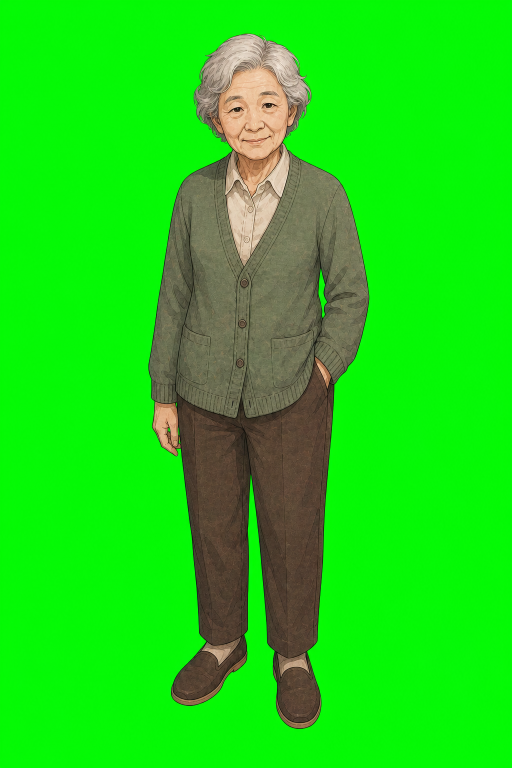
#> input picture assets-source/art/characters/character_xiulan_old_idle_down_v01_chromakey.png, 1024 x 1536 px (shown at 1/2 size)
$ python prepare_environment_asset.py --input ../assets-source/art/characters/character_xiulan_old_idle_down_v01_chromakey.png --output out.png
#> lines starting #> are read from the running program, lines starting #| are printed output that depends on the picture
#> in main, source is the input picture: PIL image 1024x1536 RGB; mean R, G, B 30, 213.1, 22.2
"""Prepare a generated environment background for the fixed Phaser canvas."""

from __future__ import annotations

import argparse
from pathlib import Path

from PIL import Image


def parse_args() -> argparse.Namespace:
    parser = argparse.ArgumentParser()
    parser.add_argument("--input", required=True, type=Path)
    parser.add_argument("--output", required=True, type=Path)
    parser.add_argument("--width", type=int, default=1280)
    parser.add_argument("--height", type=int, default=720)
    return parser.parse_args()


def center_crop_to_ratio(image: Image.Image, width: int, height: int) -> Image.Image:
#> called with width = 1280, height = 720
    target_ratio = width / height
    source_ratio = image.width / image.height
#> source_ratio = 0.667
    if source_ratio > target_ratio:
        crop_width = round(image.height * target_ratio)
        left = (image.width - crop_width) // 2
        return image.crop((left, 0, left + crop_width, image.height))
    crop_height = round(image.width / target_ratio)
#> crop_height = 576
    top = (image.height - crop_height) // 2
#> top = 480
    return image.crop((0, top, image.width, top + crop_height))
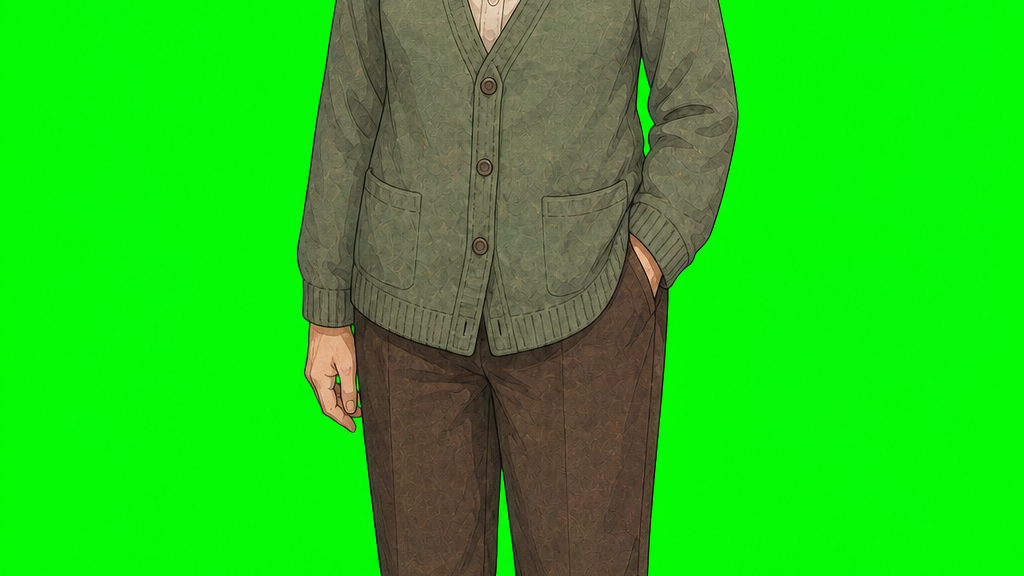
#> returned value: PIL image 1024x576 RGB; mean R, G, B 37.2, 193.9, 27.3


def main() -> None:
    args = parse_args()
    source = Image.open(args.input).convert("RGB")
    cropped = center_crop_to_ratio(source, args.width, args.height)
    prepared = cropped.resize((args.width, args.height), Image.Resampling.LANCZOS)
    args.output.parent.mkdir(parents=True, exist_ok=True)
    if args.output.suffix.lower() == ".webp":
        prepared.save(args.output, format="WEBP", quality=90, method=6)
    else:
        prepared.save(args.output, format="PNG", optimize=True)
    print(f"Wrote {args.output} at {prepared.size}")
#| Wrote out.png at (1280, 720)


if __name__ == "__main__":
    main()

$ run again, on assets-source/art/characters/character_xiulan_old_idle_right_v01_chromakey.png
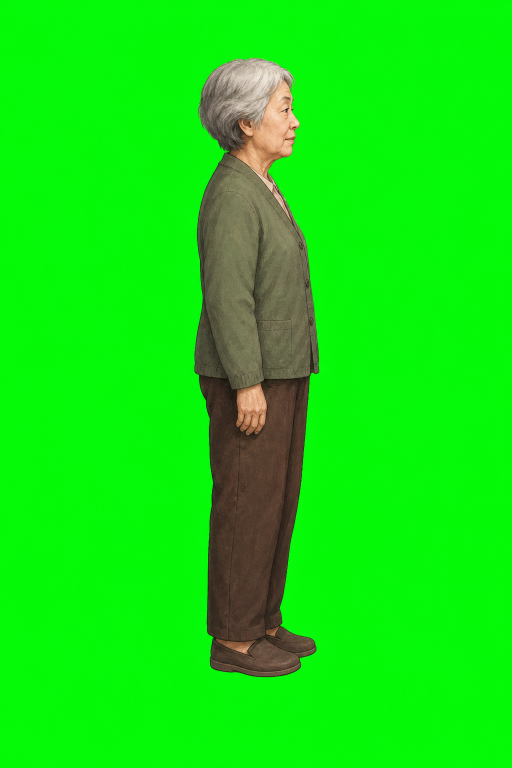
#> input picture assets-source/art/characters/character_xiulan_old_idle_right_v01_chromakey.png, 1024 x 1536 px (shown at 1/2 size)
#> in main, source is the input picture: PIL image 1024x1536 RGB; mean R, G, B 18.9, 226.2, 16.5
#> in center_crop_to_ratio, `return image.crop((0, top, image.width, top + crop_height))`:
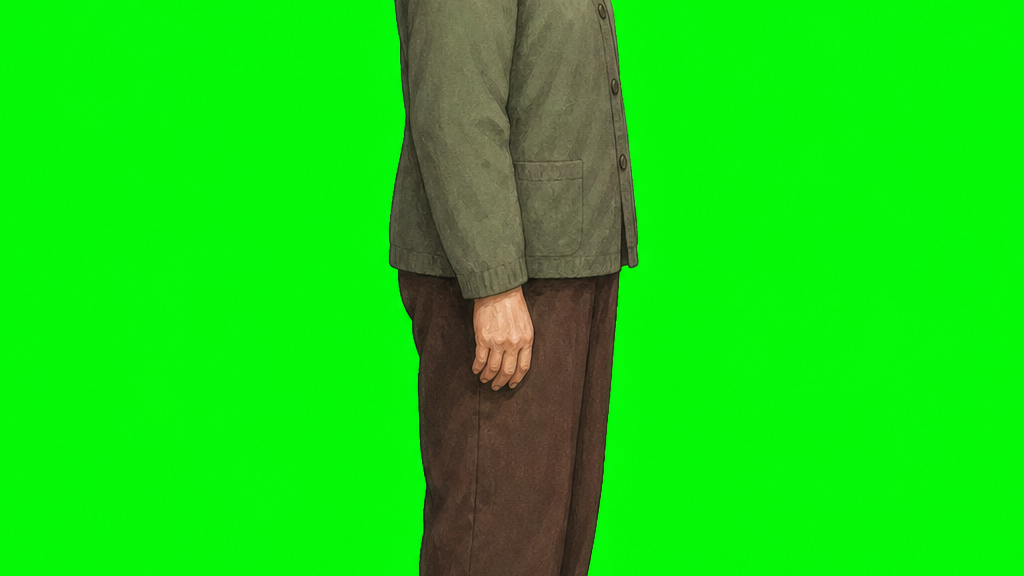
#> returned value: PIL image 1024x576 RGB; mean R, G, B 22.4, 215.2, 18.3
#| Wrote out.png at (1280, 720)

$ run again, on assets-source/art/characters/character_xiulan_old_reach_hand_right_v01_chromakey.png
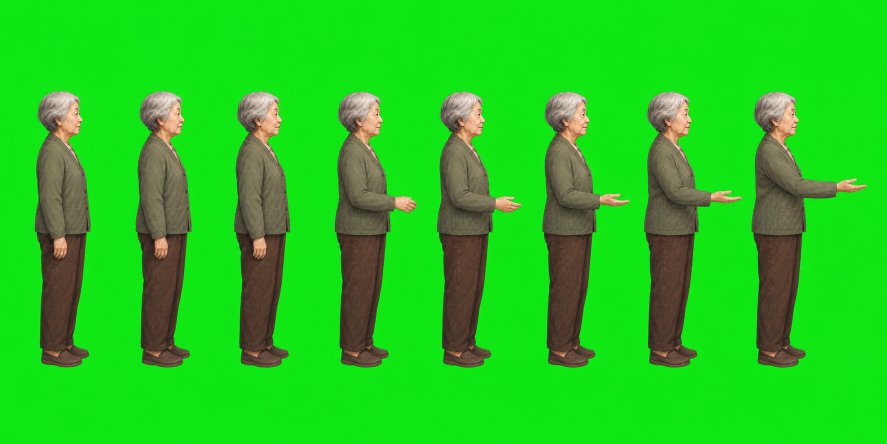
#> input picture assets-source/art/characters/character_xiulan_old_reach_hand_right_v01_chromakey.png, 1774 x 887 px (shown at 1/2 size)
#> in main, source is the input picture: PIL image 1774x887 RGB; mean R, G, B 36, 197, 31.1
#> in center_crop_to_ratio, `return image.crop((left, 0, left + crop_width, image.height))`:
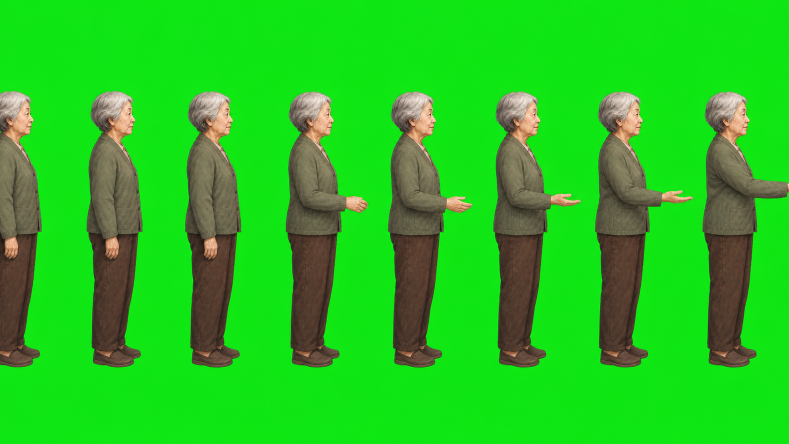
#> returned value: PIL image 1577x887 RGB (shown at 1/2 size); mean R, G, B 38.1, 194, 32.3
#> in main, `prepared = cropped.resize((args.width, args.height), Image.Resampling...`:
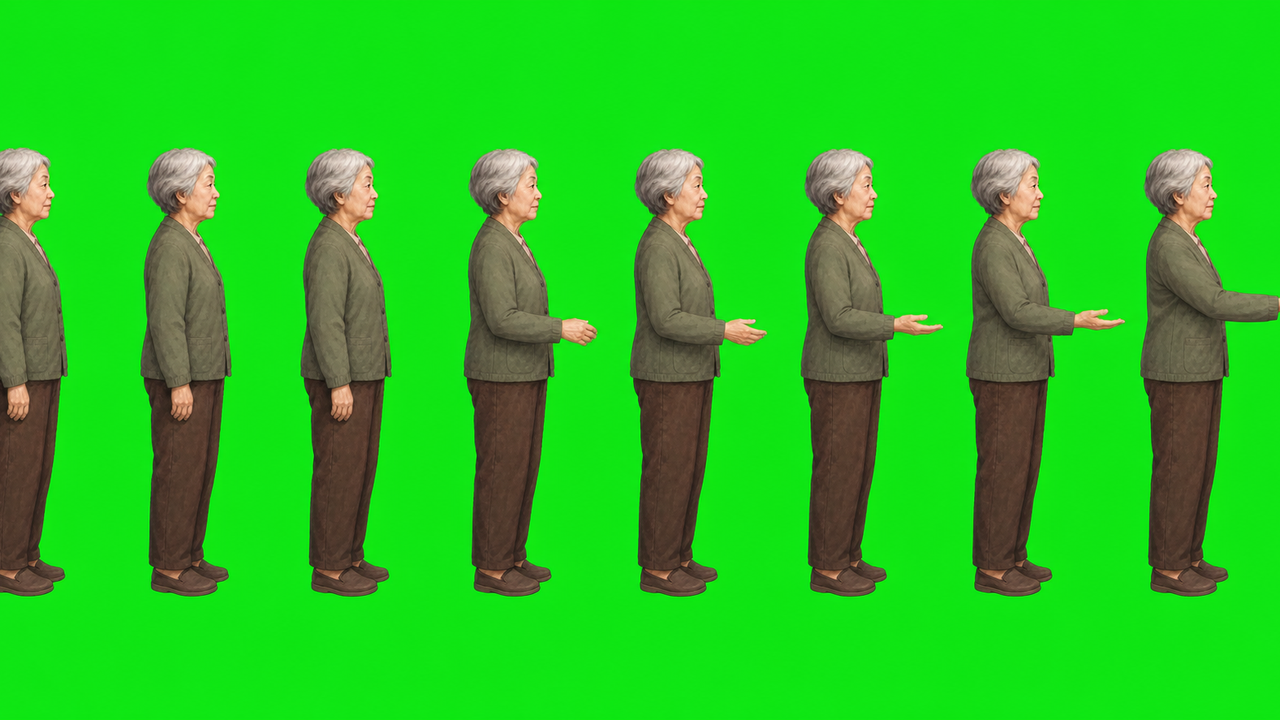
#> prepared: PIL image 1280x720 RGB; mean R, G, B 38.1, 194, 32.3
#| Wrote out.png at (1280, 720)
